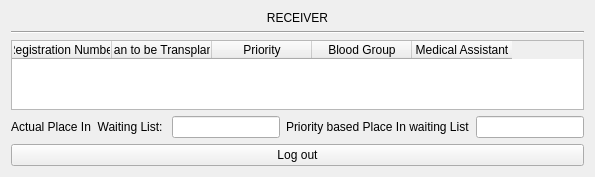
          <widget class="QWidget" name="reciverLoginStack">
           <layout class="QGridLayout" name="gridLayout_11">
            <item row="3" column="2">
             <widget class="QLabel" name="label_2">
              <property name="text">
               <string>Priority based Place In waiting List</string>
              </property>
             </widget>
            </item>
            <item row="1" column="0" colspan="4">
             <widget class="Line" name="line">
              <property name="orientation">
               <enum>Qt::Horizontal</enum>
              </property>
             </widget>
            </item>
            <item row="2" column="0" colspan="4">
             <widget class="QTableWidget" name="receiverLoginStackTable">
              <property name="sizeAdjustPolicy">
               <enum>QAbstractScrollArea::AdjustToContents</enum>
              </property>
              <property name="gridStyle">
               <enum>Qt::SolidLine</enum>
              </property>
              <column>
               <property name="text">
                <string>Registration Number</string>
               </property>
              </column>
              <column>
               <property name="text">
                <string>Organ to be Transplanted</string>
               </property>
              </column>
              <column>
               <property name="text">
                <string>Priority</string>
               </property>
              </column>
              <column>
               <property name="text">
                <string>Blood Group</string>
               </property>
              </column>
              <column>
               <property name="text">
                <string>Medical Assistant</string>
               </property>
              </column>
             </widget>
            </item>
            <item row="3" column="0">
             <widget class="QLabel" name="label">
              <property name="text">
               <string>Actual Place In  Waiting List: </string>
              </property>
             </widget>
            </item>
            <item row="0" column="0" colspan="4">
             <widget class="QLabel" name="label_25">
              <property name="text">
               <string>RECEIVER</string>
              </property>
              <property name="alignment">
               <set>Qt::AlignCenter</set>
              </property>
             </widget>
            </item>
            <item row="3" column="1">
             <widget class="QLineEdit" name="lineEdit_2"/>
            </item>
            <item row="3" column="3">
             <widget class="QLineEdit" name="lineEdit_3"/>
            </item>
            <item row="4" column="0" colspan="4">
             <widget class="QPushButton" name="goToLoginPageReceiver">
              <property name="text">
               <string>Log out</string>
              </property>
             </widget>
            </item>
           </layout>
          </widget>
